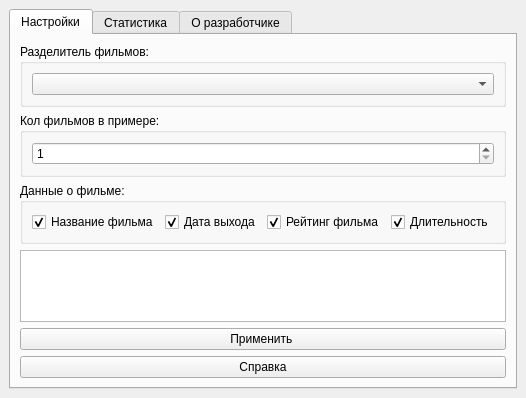
<?xml version="1.0" encoding="UTF-8"?>
<ui version="4.0">
 <class>MainWindow2</class>
 <widget class="QMainWindow" name="MainWindow2">
  <property name="geometry">
   <rect>
    <x>0</x>
    <y>0</y>
    <width>484</width>
    <height>367</height>
   </rect>
  </property>
  <property name="windowTitle">
   <string>Settings</string>
  </property>
  <property name="windowIcon">
   <iconset>
    <normaloff>set.png</normaloff>set.png</iconset>
  </property>
  <widget class="QWidget" name="centralwidget">
   <layout class="QGridLayout" name="gridLayout">
    <item row="0" column="0">
     <widget class="QTabWidget" name="tabWidget">
      <property name="currentIndex">
       <number>0</number>
      </property>
      <widget class="QWidget" name="tab">
       <attribute name="title">
        <string>Настройки</string>
       </attribute>
       <layout class="QVBoxLayout" name="verticalLayout_2">
        <item>
         <widget class="QGroupBox" name="groupBox_4">
          <property name="title">
           <string>Разделитель фильмов:</string>
          </property>
          <layout class="QHBoxLayout" name="horizontalLayout_2">
           <item>
            <widget class="QComboBox" name="comboBox"/>
           </item>
          </layout>
         </widget>
        </item>
        <item>
         <widget class="QGroupBox" name="groupBox_5">
          <property name="title">
           <string>Кол фильмов в примере:</string>
          </property>
          <layout class="QVBoxLayout" name="verticalLayout">
           <item>
            <widget class="QSpinBox" name="spinBox">
             <property name="specialValueText">
              <string/>
             </property>
             <property name="minimum">
              <number>1</number>
             </property>
             <property name="maximum">
              <number>9</number>
             </property>
            </widget>
           </item>
          </layout>
         </widget>
        </item>
        <item>
         <widget class="QGroupBox" name="groupBox_3">
          <property name="title">
           <string>Данные о фильме:</string>
          </property>
          <layout class="QHBoxLayout" name="horizontalLayout">
           <item>
            <widget class="QCheckBox" name="checkBox">
             <property name="tabletTracking">
              <bool>false</bool>
             </property>
             <property name="acceptDrops">
              <bool>false</bool>
             </property>
             <property name="autoFillBackground">
              <bool>false</bool>
             </property>
             <property name="text">
              <string>Название фильма</string>
             </property>
             <property name="checkable">
              <bool>true</bool>
             </property>
             <property name="checked">
              <bool>true</bool>
             </property>
            </widget>
           </item>
           <item>
            <widget class="QCheckBox" name="checkBox_2">
             <property name="text">
              <string>Дата выхода</string>
             </property>
             <property name="checked">
              <bool>true</bool>
             </property>
            </widget>
           </item>
           <item>
            <widget class="QCheckBox" name="checkBox_3">
             <property name="text">
              <string>Рейтинг фильма</string>
             </property>
             <property name="checked">
              <bool>true</bool>
             </property>
            </widget>
           </item>
           <item>
            <widget class="QCheckBox" name="checkBox_4">
             <property name="text">
              <string>Длительность</string>
             </property>
             <property name="checked">
              <bool>true</bool>
             </property>
            </widget>
           </item>
          </layout>
         </widget>
        </item>
        <item>
         <widget class="QTextEdit" name="textEdit">
          <property name="readOnly">
           <bool>true</bool>
          </property>
          <property name="html">
           <string>&lt;!DOCTYPE HTML PUBLIC &quot;-//W3C//DTD HTML 4.0//EN&quot; &quot;http://www.w3.org/TR/REC-html40/strict.dtd&quot;&gt;
&lt;html&gt;&lt;head&gt;&lt;meta name=&quot;qrichtext&quot; content=&quot;1&quot; /&gt;&lt;style type=&quot;text/css&quot;&gt;
p, li { white-space: pre-wrap; }
&lt;/style&gt;&lt;/head&gt;&lt;body style=&quot; font-family:'MS Shell Dlg 2'; font-size:8.25pt; font-weight:400; font-style:normal;&quot;&gt;
&lt;p style=&quot;-qt-paragraph-type:empty; margin-top:0px; margin-bottom:0px; margin-left:0px; margin-right:0px; -qt-block-indent:0; text-indent:0px; font-size:8pt;&quot;&gt;&lt;br /&gt;&lt;/p&gt;&lt;/body&gt;&lt;/html&gt;</string>
          </property>
         </widget>
        </item>
        <item>
         <widget class="QPushButton" name="pushButton_2">
          <property name="text">
           <string>Применить </string>
          </property>
         </widget>
        </item>
        <item>
         <widget class="QPushButton" name="pushButton">
          <property name="text">
           <string>Справка</string>
          </property>
          <property name="icon">
           <iconset>
            <normaloff>vopinc.png</normaloff>vopinc.png</iconset>
          </property>
         </widget>
        </item>
       </layout>
      </widget>
      <widget class="QWidget" name="tab_3">
       <attribute name="title">
        <string>Статистика</string>
       </attribute>
       <layout class="QVBoxLayout" name="verticalLayout_3">
        <item>
         <widget class="QGroupBox" name="groupBox_6">
          <property name="title">
           <string>Статистика:</string>
          </property>
          <layout class="QFormLayout" name="formLayout">
           <item row="1" column="0">
            <widget class="QLabel" name="label">
             <property name="text">
              <string>Фильмов всего найдено:</string>
             </property>
            </widget>
           </item>
           <item row="3" column="0">
            <widget class="QLabel" name="label_2">
             <property name="text">
              <string>Запросов обрботанно:</string>
             </property>
            </widget>
           </item>
           <item row="5" column="0">
            <widget class="QLabel" name="label_3">
             <property name="text">
              <string>Фильмов не найдено:</string>
             </property>
            </widget>
           </item>
           <item row="7" column="0">
            <widget class="QLabel" name="label_6">
             <property name="text">
              <string>Приложение запущено:</string>
             </property>
            </widget>
           </item>
           <item row="3" column="1">
            <widget class="QLabel" name="label_12">
             <property name="text">
              <string>0</string>
             </property>
            </widget>
           </item>
           <item row="5" column="1">
            <widget class="QLabel" name="label_13">
             <property name="text">
              <string>0</string>
             </property>
            </widget>
           </item>
           <item row="7" column="1">
            <widget class="QLabel" name="label_7">
             <property name="text">
              <string>0</string>
             </property>
            </widget>
           </item>
           <item row="1" column="1">
            <widget class="QLabel" name="label_11">
             <property name="text">
              <string>0</string>
             </property>
            </widget>
           </item>
          </layout>
         </widget>
        </item>
       </layout>
      </widget>
      <widget class="QWidget" name="tab_2">
       <attribute name="title">
        <string>О разработчике</string>
       </attribute>
       <layout class="QGridLayout" name="gridLayout_2">
        <item row="0" column="0">
         <widget class="QGroupBox" name="groupBox">
          <property name="title">
           <string>Связь</string>
          </property>
          <widget class="QLabel" name="label_5">
           <property name="geometry">
            <rect>
             <x>10</x>
             <y>70</y>
             <width>221</width>
             <height>16</height>
            </rect>
           </property>
           <property name="text">
            <string>Telegram:  @MrFoxSiS</string>
           </property>
          </widget>
          <widget class="QLabel" name="label_4">
           <property name="geometry">
            <rect>
             <x>10</x>
             <y>50</y>
             <width>281</width>
             <height>16</height>
            </rect>
           </property>
           <property name="text">
            <string>Почта: tereshuk.dima2018@yandex.ru</string>
           </property>
          </widget>
          <widget class="QLabel" name="label_14">
           <property name="geometry">
            <rect>
             <x>10</x>
             <y>30</y>
             <width>161</width>
             <height>16</height>
            </rect>
           </property>
           <property name="text">
            <string>Терещук Дмитрий Михайлович</string>
           </property>
          </widget>
         </widget>
        </item>
       </layout>
      </widget>
     </widget>
    </item>
   </layout>
  </widget>
 </widget>
 <resources/>
 <connections/>
</ui>
